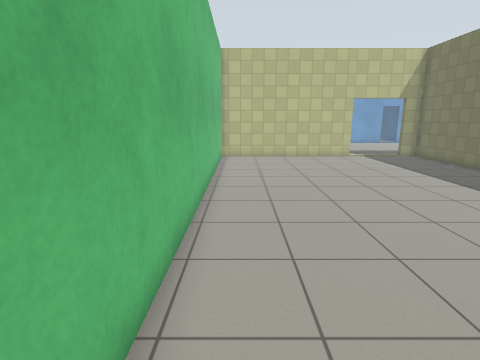
view 1 (above)

16 first-person views from a walk through a world built for the Gazebo simulator. The camera is 1.3 m above the floor, tilts 12° down and sees 80° across. The lines on the ground mark 1 m squares. The floor is counted in squares, 0.5 m on a side. Each view is taken from the middle of a square. On the plan, view 1 faces up. The plan holds only what a view shows up to about 19 squares ahead; the rest is blank. The place goes on beyond the plan. Robots are left out. Simple patterns stand in for the simulator's built-in surfaces.

view 2
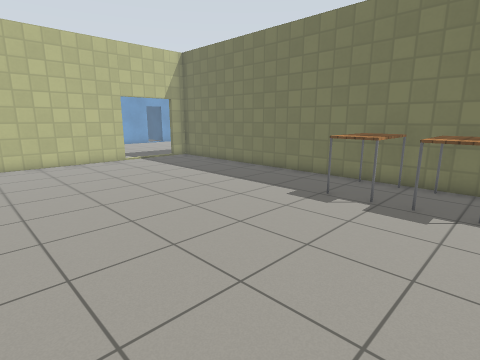

view 3
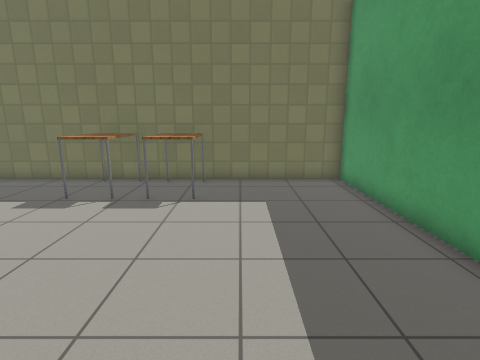

view 4
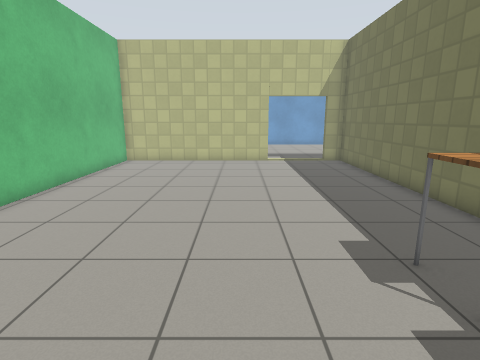

view 5
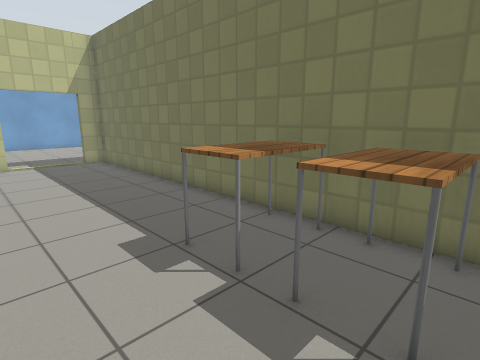

view 6
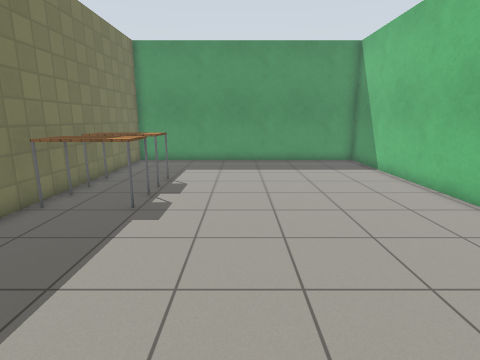

view 7
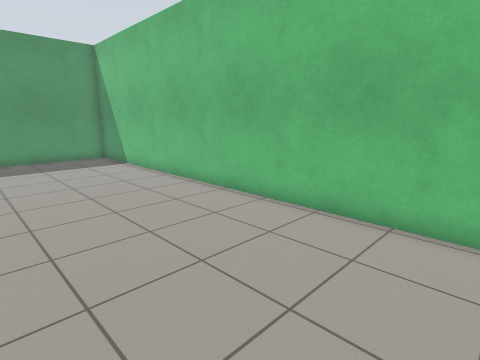

view 8
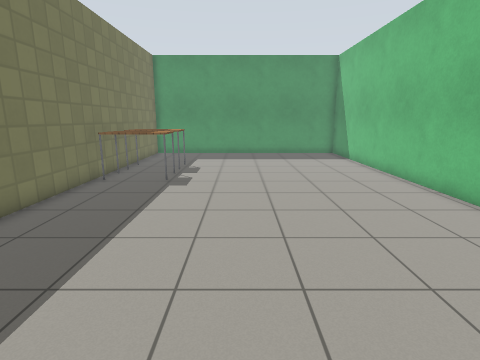

view 9
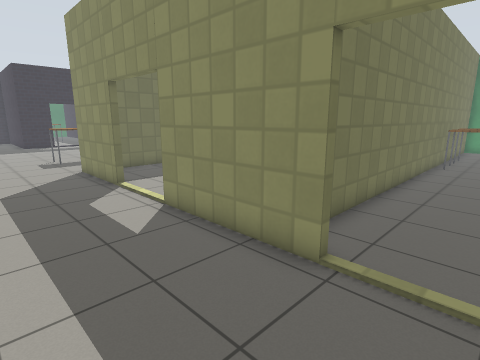

view 10
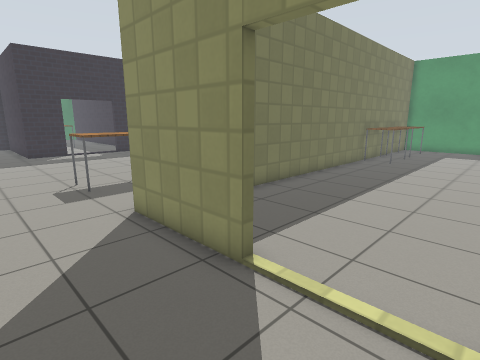

view 11
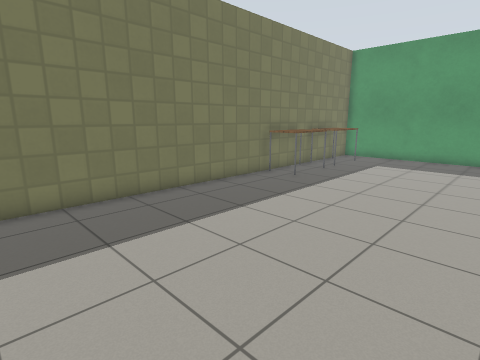

view 12
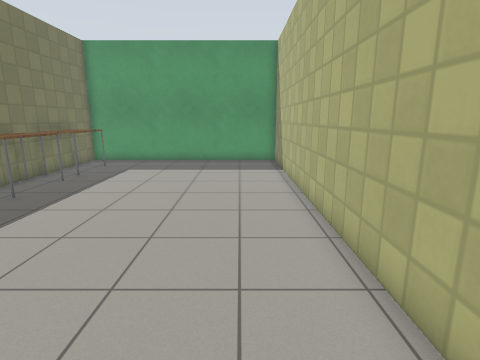

view 13
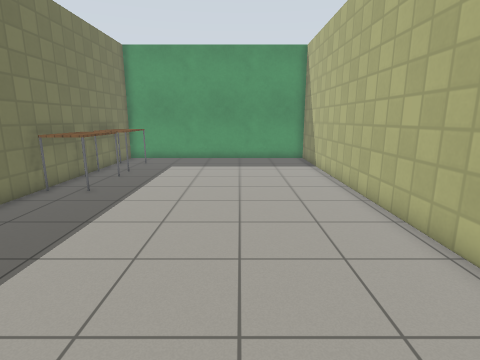

view 14
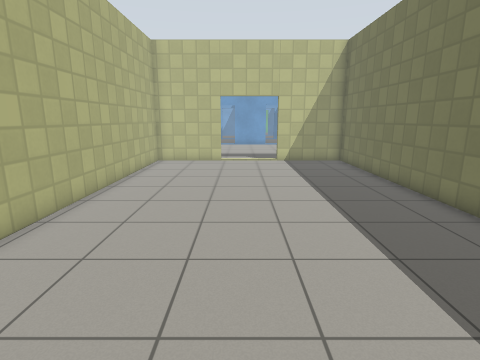

view 15
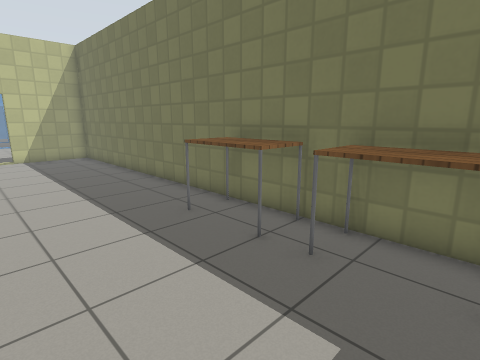

view 16
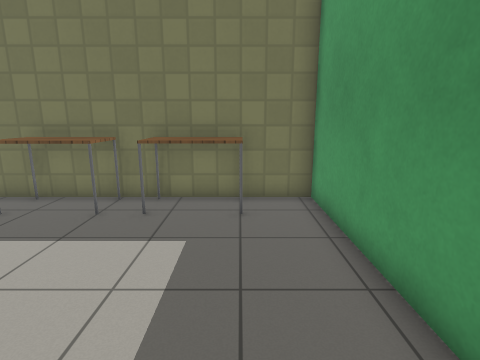

### Floor plan
Ten units are one square. View 1 is at (0, 0); x grows to the right and y downward. Boxes are objects, and circles mark ways between rooms. Rooms are numbered by the first view taken in them; rooms with no view inside come last. Other rooms are left out.
<svg viewBox="-18 -220 318 259">
<path fill="none" stroke="#000" d="M79 -203 -13 -203 -13 34 124 34 124 -203M202 -206 248 -206M114 -206 169 -206M169 -203 127 -203 127 34 244 34 244 -203 204 -203"/>
<rect x="85" y="-45" width="40" height="20" fill="#bbb"><title>table</title></rect>
<rect x="85" y="-75" width="40" height="30" fill="#bbb"><title>table</title></rect>
<rect x="275" y="-215" width="20" height="30" fill="#bbb"><title>table</title></rect>
<rect x="225" y="-25" width="20" height="40" fill="#bbb"><title>table</title></rect>
<rect x="225" y="-65" width="20" height="40" fill="#bbb"><title>table</title></rect>
<circle cx="95" cy="-205" r="3" fill="#2a7"/>
<circle cx="185" cy="-205" r="3" fill="#2a7"/>
<text x="60" y="-80">1</text>
<text x="270" y="-150">2</text>
<text x="190" y="-80">3</text>
</svg>
Room 1 opens to room 2. Room 2 opens to room 3.

Where each view was taken, in squares from view 1:
view 1: 0 up, 0 right, facing up
view 2: 2 up, 0 right, facing up-right
view 3: 1 up, 0 right, facing right
view 4: 2 up, 6 right, facing up
view 5: 2 up, 6 right, facing up-right
view 6: 15 up, 6 right, facing down
view 7: 17 up, 6 right, facing down-left
view 8: 19 up, 6 right, facing down
view 9: 25 up, 9 right, facing down-right
view 10: 24 up, 17 right, facing down-right
view 11: 17 up, 15 right, facing down-right
view 12: 15 up, 15 right, facing down
view 13: 16 up, 17 right, facing down
view 14: 2 up, 18 right, facing up
view 15: 1 down, 18 right, facing up-right
view 16: 1 down, 15 right, facing right
